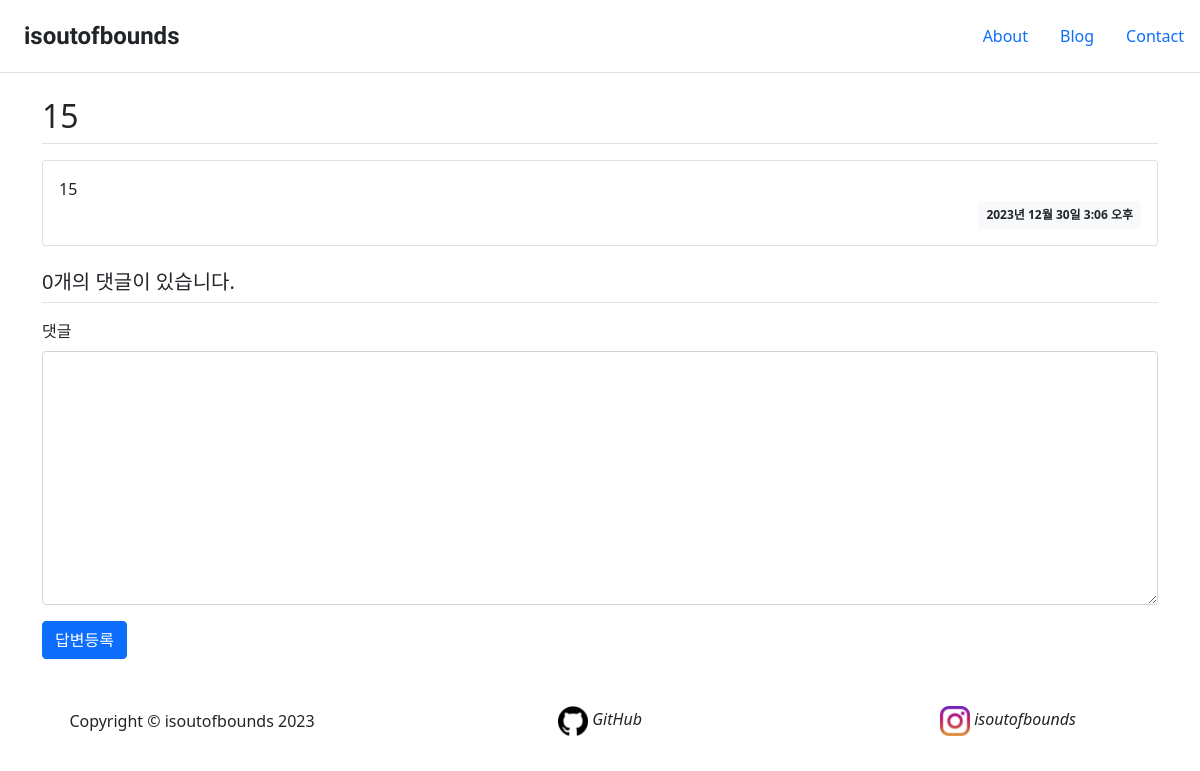
Screenshot of /blog/15/ with the database file from the repository.
### blog/models.py (models this page shows, shortened)
class Post(models.Model):
    title = models.CharField(max_length=200)
    content = models.TextField()
    create_date = models.DateTimeField()

### blog/views.py (the view)
# urls.py: path('<int:post_id>/', views.detail, name='detail'),
def detail(request, post_id):
    post = get_object_or_404(Post, pk=post_id)
    context = {'post':post}
    return render(request, 'blog/post_detail.html', context)

### templates/blog/post_detail.html (shortened to what this page needs)
{% extends 'base.html' %}
{% block content %}
<div class="container my-3">
    <h2 class="border-bottom py-2">{{ post.title }}</h2>
    <div class="card my-3">
        <div class="card-body">
            <div class="card-text" style="white-space: pre-line;">{{ post.content }}</div>
            <div class="d-flex justify-content-end">
                <div class="badge bg-light text-dark p-2">
                    {{ post.create_date }}
                </div>
            </div>
        </div>
    </div>
    <h5 class="border-bottom my-3 py-2">{{post.comment_set.count}}개의 댓글이 있습니다.</h5>
    <form action="{% url 'blog:comment_create' post.id %}" method="post" class="my-3">
        <div class="mb-3">
            <label for="content" class="form-label">댓글</label>
            <textarea name="content" id="content" class="form-control" rows="10"></textarea>
        </div>
        <input type="submit" value="답변등록" class="btn btn-primary">
    </form>
</div>
{% endblock %}

### rows the page displays
Post: title "15", content "15", create_date "2023년 12월 30일 3:06 오후", comment_set.count "0"
